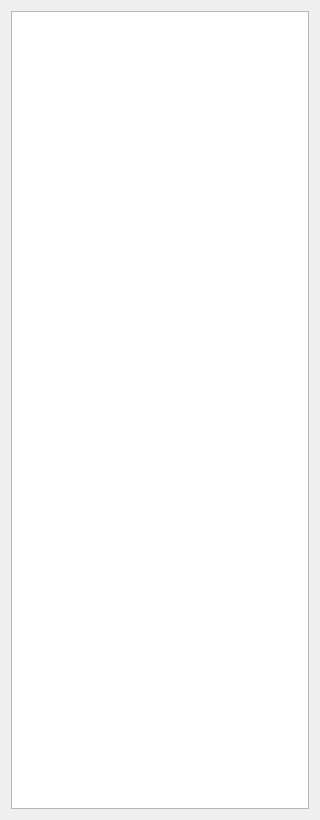
<?xml version="1.0" encoding="UTF-8"?>
<ui version="4.0">
 <class>RamViewer</class>
 <widget class="QDialog" name="RamViewer">
  <property name="geometry">
   <rect>
    <x>0</x>
    <y>0</y>
    <width>320</width>
    <height>820</height>
   </rect>
  </property>
  <property name="windowTitle">
   <string>Dialog</string>
  </property>
  <layout class="QGridLayout" name="gridLayout">
   <item row="0" column="0">
    <widget class="QTextEdit" name="text_edit_ram_view">
     <property name="font">
      <font>
       <family>Terminal</family>
       <pointsize>8</pointsize>
      </font>
     </property>
     <property name="verticalScrollBarPolicy">
      <enum>Qt::ScrollBarAlwaysOff</enum>
     </property>
     <property name="horizontalScrollBarPolicy">
      <enum>Qt::ScrollBarAlwaysOff</enum>
     </property>
     <property name="textInteractionFlags">
      <set>Qt::TextSelectableByKeyboard|Qt::TextSelectableByMouse</set>
     </property>
    </widget>
   </item>
  </layout>
 </widget>
 <resources/>
 <connections/>
</ui>
